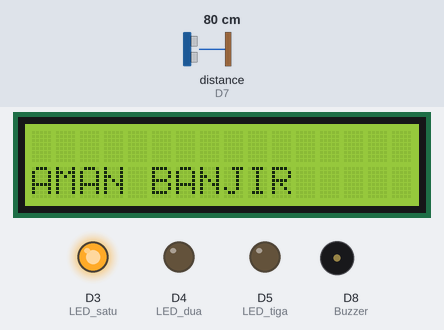
This program was run on a simulated ESP8266 (NodeMCU). Parts: 16×2 character LCD, output pins drawn as LEDs (lit = HIGH), buzzer (waves = sounding, pin HIGH). Wiring (inferred from the names in the program): ultrasonic range finder: trigger D6; echo D7. The inputs (shaded band) are chosen by the test bench; at power-on: distance to the obstacle (sensor on D7) 80 cm. The echo pulse lasts 58.3 µs per cm; pins used as bus, display or sensor lines are not drawn.

Above: at 1.2 s.
1.3 s: distance to the obstacle (sensor on D7) set to 13 cm
At 9.0 s:
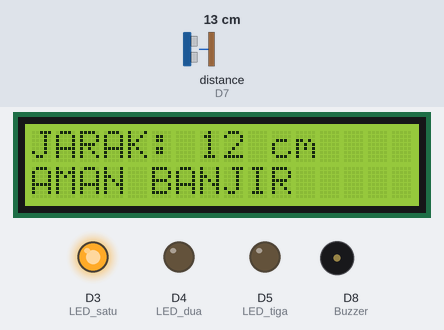
9.6 s: distance to the obstacle (sensor on D7) set to 10 cm
At 13.1 s:
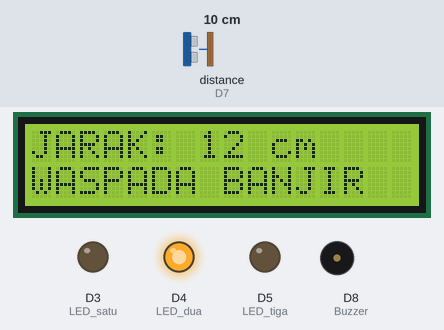
17.6 s: distance to the obstacle (sensor on D7) set to 7 cm
At 24.0 s:
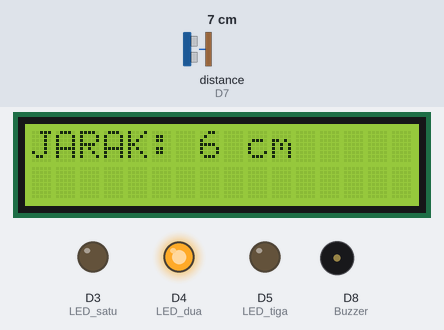
25.7 s: distance to the obstacle (sensor on D7) set to 4 cm
At 31.1 s:
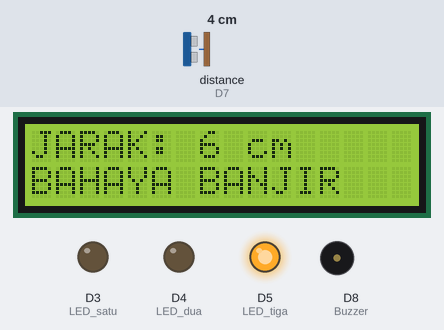
Timing chart, 0 to 36.0 s (numbered marks = the images above; inputs shaded):
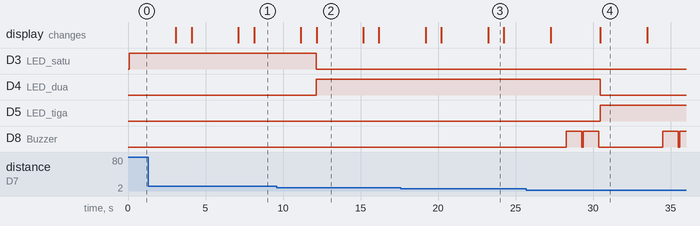

Measured:
- the behaviour switches between 12 and 11 cm on distance to the obstacle (sensor on D7) (found by bisection; images 1 and 2)
- the behaviour switches between 6 and 5 cm on distance to the obstacle (sensor on D7) (found by bisection; images 3 and 4)
- after the input at 9.6 s, D3 (LED_satu): HIGH → LOW after 2.5 s; D4 (LED_dua): LOW → HIGH after 2.5 s; the display: first differs from a run without the input after 2.6 s (image 2)
- after the input at 17.6 s, the display: first differs from a run without the input after 5.6 s (image 3)
- after the input at 25.7 s, D4 (LED_dua): HIGH → LOW after 4.8 s; D5 (LED_tiga): LOW → HIGH after 4.8 s; D8 (Buzzer): goes HIGH 1.0 s, LOW 0.10 s, HIGH 1.0 s, LOW 4.1 s, HIGH 1.0 s, LOW 0.10 s, then HIGH, starting after 2.6 s
- what the display in image 2 shows lasts 3.0 s, from 12.2 s to 15.2 s
- what the display in image 3 shows lasts 1.0 s, from 23.2 s to 24.2 s

The program:

main.cpp
```cpp
#include <Wire.h>
#include <LiquidCrystal_I2C.h>

#define trigger_pin D6
#define Echo_pin D7
#define LED_satu D3
#define LED_dua D4
#define LED_tiga D5
#define Buzzer D8

/* two variables to store duraion and distance value */
long duration;
int distance;
LiquidCrystal_I2C lcd(0x27, 16, 2); // I2C address 0x3F, 16 column and 2 rows

/* configure D9 and D11 as digital input and output respectively */
void setup()
{
  lcd.init(); // initialize the lcd
  lcd.backlight();

  pinMode(trigger_pin, OUTPUT); // configure the trigger_pin(D9) as an Output
  pinMode(Echo_pin, INPUT);     // configure the Echo_pin(D11) as an Input
  pinMode(LED_satu, OUTPUT);
  pinMode(LED_dua, OUTPUT);
  pinMode(LED_tiga, OUTPUT);
  pinMode(Buzzer, OUTPUT); // Set the LED (D13) pin as a digital output
  Serial.begin(9600);      // Enable the serial with 9600 baud rate
}

void loop()
{

  digitalWrite(trigger_pin, LOW); // set trigger signal low for 2us
  delayMicroseconds(2);

  /*send 10 microsecond pulse to trigger pin of HC-SR04 */
  digitalWrite(trigger_pin, HIGH); // make trigger pin active high
  delayMicroseconds(10);           // wait for 10 microseconds
  digitalWrite(trigger_pin, LOW);  // make trigger pin active low

  /*Measure the Echo output signal duration or pulss width */
  duration = pulseIn(Echo_pin, HIGH); // save time duration value in "duration variable
  distance = duration * 0.034 / 2;    // Convert pulse duration into distance

  /*if distance greater than 15cm, turn on LED*/
  if (distance > 10)
  {
    digitalWrite(LED_satu, HIGH);
    digitalWrite(LED_dua, LOW);
    digitalWrite(LED_tiga, LOW);

    lcd.setCursor(0, 1);
    lcd.print("AMAN BANJIR");
    delay(3000);
  }
  else if (distance <= 10 && distance >= 5)
  {
    digitalWrite(LED_satu, LOW);
    digitalWrite(LED_dua, HIGH);
    digitalWrite(LED_tiga, LOW);

    lcd.setCursor(0, 1);
    lcd.print("WASPADA BANJIR");
    delay(3000);
  }
  else if (distance < 5)
  {
    for (int j = 1; j <= 2; j++)
    {
      digitalWrite(Buzzer, HIGH);
      delay(1000);
      digitalWrite(Buzzer, LOW);
      delay(100);
    }
    digitalWrite(LED_satu, LOW);
    digitalWrite(LED_dua, LOW);
    digitalWrite(LED_tiga, HIGH);

    lcd.setCursor(0, 1);
    lcd.print("BAHAYA BANJIR");
    delay(3000);
  }

  // print measured distance value on Arduino serial monitor
  lcd.clear();
  lcd.setCursor(0, 0); // start to print at the first row
  lcd.print("JARAK: ");
  lcd.print(distance);
  lcd.print(" cm");
  delay(1000);
}
```
